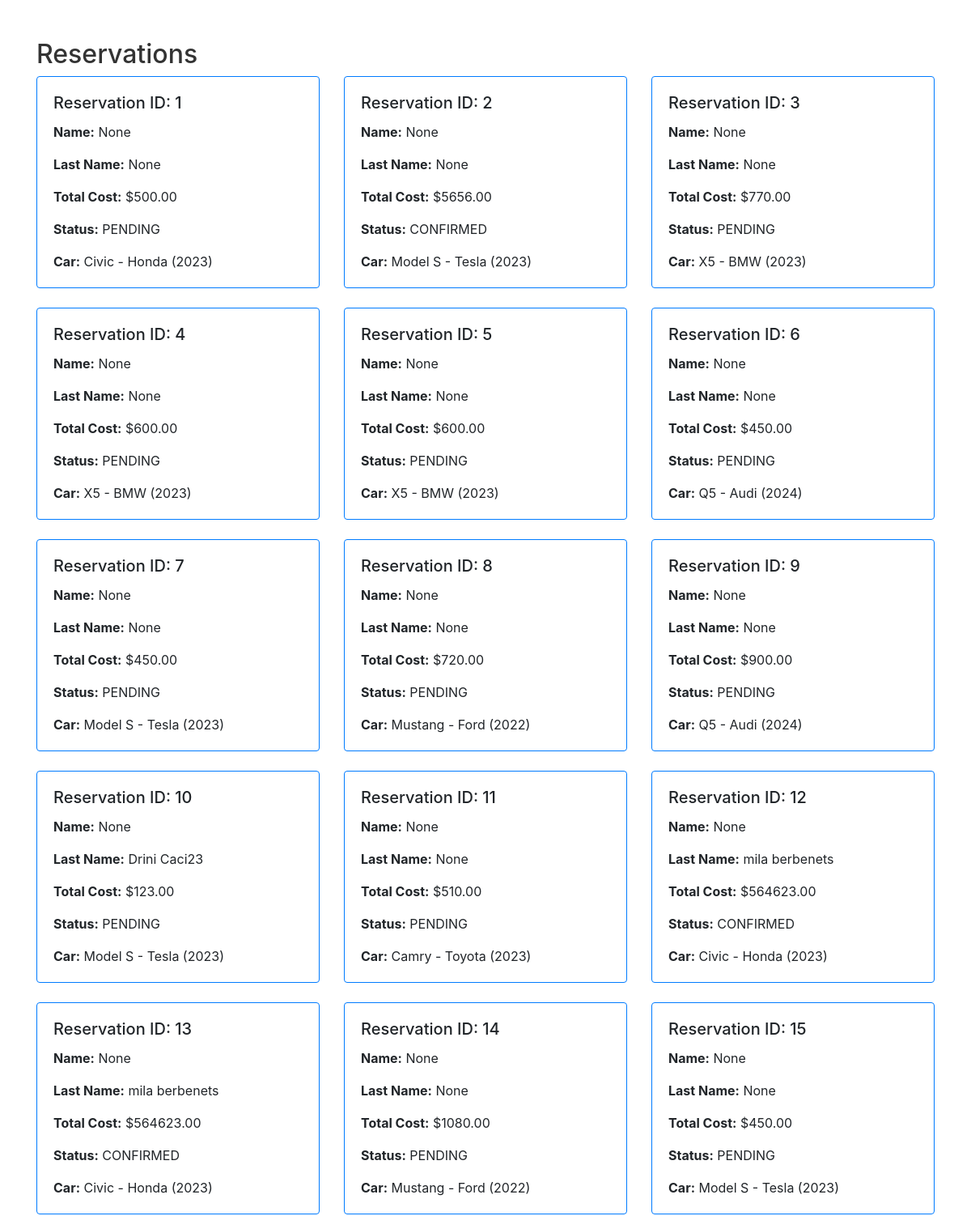
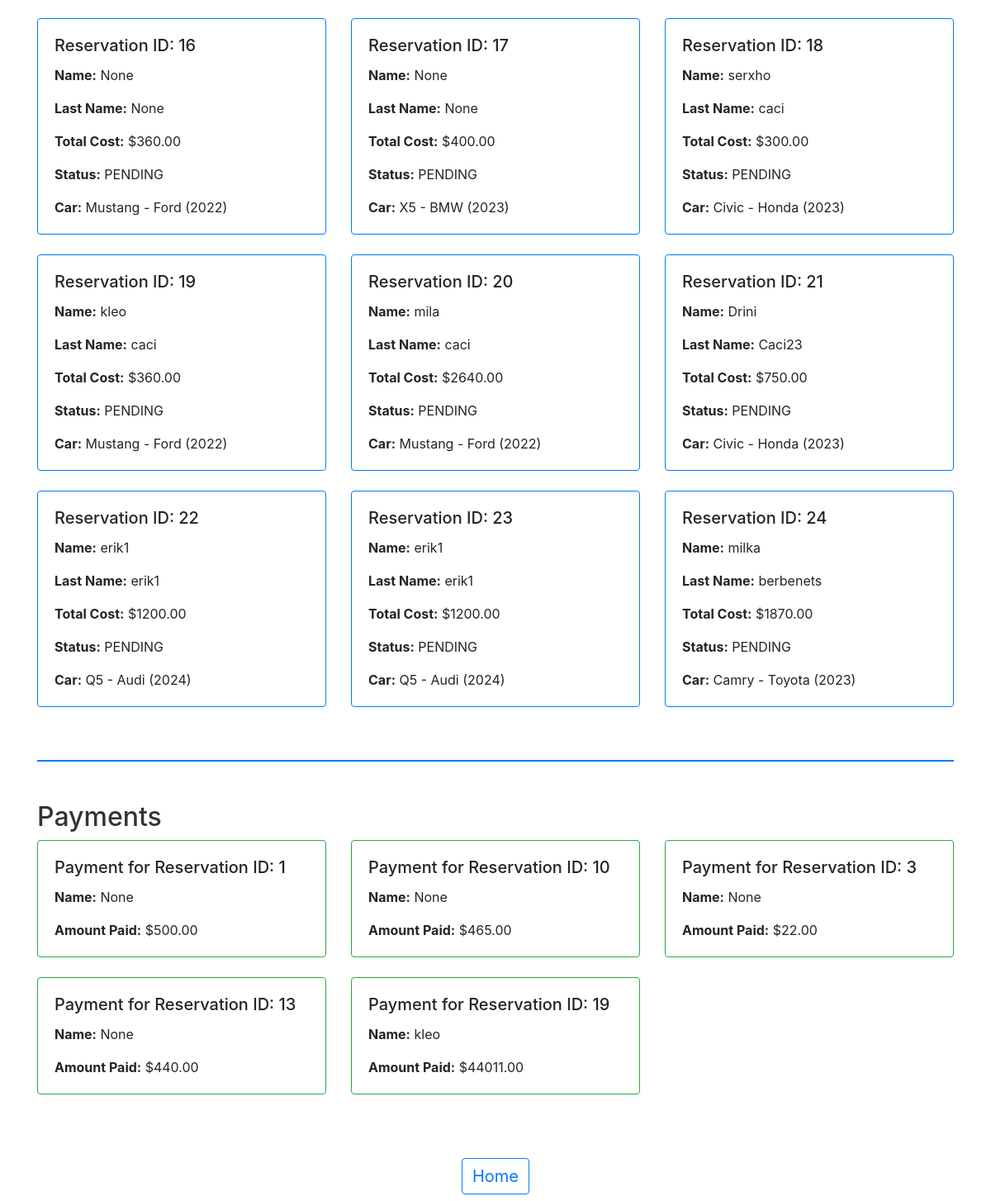
Screenshot of /rezervime/ (signed in) with the database file from the repository (2 pictures, top to bottom).
### qera/models.py (models this page shows, shortened)
class Reservation(models.Model):
    STATUS_CHOICES = [
        ('PENDING', 'Pending'),
        ('CONFIRMED', 'Confirmed'),
        ('CANCELLED', 'Cancelled'),
    ]
    name = models.CharField(max_length=250, null=True)
    last_name = models.CharField(max_length=250, null=True)
    car = models.ForeignKey(Car, on_delete=models.CASCADE)
    pickup_date = models.DateTimeField()
    return_date = models.DateTimeField()
    status = models.CharField(max_length=10, choices=STATUS_CHOICES, default='PENDING')
    total_cost = models.DecimalField(max_digits=10, decimal_places=2, editable=False)

class Car(models.Model):
    name = models.CharField(max_length=100)
    brand = models.CharField(max_length=50)
    model = models.CharField(max_length=50)
    year = models.IntegerField()
    rental_price = models.DecimalField(max_digits=10, decimal_places=2)
    availability_status = models.BooleanField(default=True)  # True means available for rent
    image = models.ImageField(upload_to='cars/', null=True, blank=True)
    def __str__(self):
        return f"{self.name} - {self.brand} ({self.year})"

class Payment(models.Model):
    PAYMENT_STATUS_CHOICES = [
        ('PENDING', 'Pending'),
        ('COMPLETED', 'Completed'),
        ('FAILED', 'Failed'),
    ]
    reservation = models.OneToOneField(Reservation, on_delete=models.CASCADE)
    amount = models.DecimalField(max_digits=10, decimal_places=2)
    payment_date = models.DateTimeField(auto_now_add=True)
    payment_status = models.CharField(max_length=10, choices=PAYMENT_STATUS_CHOICES, default='PENDING')

### qera/views.py (the view)
# urls.py: path('rezervime/', views.rezervime, name='reervime'),
@user_passes_test(lambda u: u.is_staff, login_url='qera:home')
def rezervime(request):
    rezervime = Reservation.objects.all()
    payment = Payment.objects.all()
    context = {'rezervime': rezervime, 'payment': payment}
    return render(request, 'qera/rezervime.html', context)

### qera/templates/qera/rezervime.html (shortened to what this page needs)
<!DOCTYPE html>
<html lang="en">
<head>
    <link rel="stylesheet" href="https://stackpath.bootstrapcdn.com/bootstrap/4.5.2/css/bootstrap.min.css">
</head>
<body>
    <div class="container mt-5">
        <section class="mt-5">
            <h2>Reservations</h2>
            {% if rezervime %}
                <div class="row">
                    {% for item in rezervime %}
                        <div class="col-md-4 mb-4">
                            <div class="card border-primary">
                                <div class="card-body">
                                    <h5 class="card-title">Reservation ID: {{ item.id }}</h5>
                                    <p class="card-text"><strong>Name:</strong> {{ item.name }}</p>
                                    <p class="card-text"><strong>Last Name:</strong> {{ item.last_name }}</p>
                                    <p class="card-text"><strong>Total Cost:</strong> ${{ item.total_cost }}</p>
                                    <p class="card-text"><strong>Status:</strong> {{ item.status }}</p>
                                    <p class="card-text"><strong>Car:</strong> {{ item.car }}</p>
                                </div>
                            </div>
                        </div>
                    {% endfor %}
                </div>
            {% else %}
                <div class="alert alert-warning" role="alert">
                    No reservations found.
                </div>
            {% endif %}
        </section>
        <hr>
        <section class="mt-5">
            <h2>Payments</h2>
            {% if payment %}
                <div class="row">
                    {% for item in payment %}
                        <div class="col-md-4 mb-4">
                            <div class="card border-success">
                                <div class="card-body">
                                    <h5 class="card-title">Payment for Reservation ID: {{ item.reservation.id }}</h5>
                                    <p class="card-text"><strong> Name:</strong> {{ item.reservation.name }}</p>
                                    <p class="card-text"><strong>Amount Paid:</strong> ${{ item.amount }}</p>
                                </div>
                            </div>
                        </div>
                    {% endfor %}
                </div>
            {% else %}
                <div class="alert alert-warning" role="alert">
                    No payment records found.
                </div>
            {% endif %}
        </section>
        <div class="mt-5 text-center">
            <h1><a href="{% url 'qera:home' %}" class="btn btn-outline-primary">Home</a></h1>
        </div>
    </div>
</body>
</html>

### qera/templates/qera/rezervime.html (style rules this page uses)
.card.border-primary { border-color: #007bff; }
.card.border-success { border-color: #28a745; }
hr { border-top: 2px solid #007bff; margin: 40px 0; }
h2 { font-size: 2rem; color: #333; }
.btn-outline-primary { border-color: #007bff; color: #007bff; font-size: 1.25rem; }

### rows the page displays
Reservation: id "1", name "None", last_name "None", total_cost "500.00", status "PENDING", car "Civic - Honda (2023)"
Reservation: id "2", name "None", last_name "None", total_cost "5656.00", status "CONFIRMED", car "Model S - Tesla (2023)"
Reservation: id "3", name "None", last_name "None", total_cost "770.00", status "PENDING", car "X5 - BMW (2023)"
Reservation: id "4", name "None", last_name "None", total_cost "600.00", status "PENDING", car "X5 - BMW (2023)"
Reservation: id "5", name "None", last_name "None", total_cost "600.00", status "PENDING", car "X5 - BMW (2023)"
Reservation: id "6", name "None", last_name "None", total_cost "450.00", status "PENDING", car "Q5 - Audi (2024)"
Reservation: id "7", name "None", last_name "None", total_cost "450.00", status "PENDING", car "Model S - Tesla (2023)"
Reservation: id "8", name "None", last_name "None", total_cost "720.00", status "PENDING", car "Mustang - Ford (2022)"
Reservation: id "9", name "None", last_name "None", total_cost "900.00", status "PENDING", car "Q5 - Audi (2024)"
Reservation: id "10", name "None", last_name "Drini Caci23", total_cost "123.00", status "PENDING", car "Model S - Tesla (2023)"
Reservation: id "11", name "None", last_name "None", total_cost "510.00", status "PENDING", car "Camry - Toyota (2023)"
Reservation: id "12", name "None", last_name "mila berbenets", total_cost "564623.00", status "CONFIRMED", car "Civic - Honda (2023)"
Reservation: id "13", name "None", last_name "mila berbenets", total_cost "564623.00", status "CONFIRMED", car "Civic - Honda (2023)"
Reservation: id "14", name "None", last_name "None", total_cost "1080.00", status "PENDING", car "Mustang - Ford (2022)"
Reservation: id "15", name "None", last_name "None", total_cost "450.00", status "PENDING", car "Model S - Tesla (2023)"
Reservation: id "16", name "None", last_name "None", total_cost "360.00", status "PENDING", car "Mustang - Ford (2022)"
Reservation: id "17", name "None", last_name "None", total_cost "400.00", status "PENDING", car "X5 - BMW (2023)"
Reservation: id "18", name "serxho", last_name "caci", total_cost "300.00", status "PENDING", car "Civic - Honda (2023)"
Reservation: id "19", name "kleo", last_name "caci", total_cost "360.00", status "PENDING", car "Mustang - Ford (2022)"
Reservation: id "20", name "mila", last_name "caci", total_cost "2640.00", status "PENDING", car "Mustang - Ford (2022)"
Reservation: id "21", name "Drini", last_name "Caci23", total_cost "750.00", status "PENDING", car "Civic - Honda (2023)"
Reservation: id "22", name "erik1", last_name "erik1", total_cost "1200.00", status "PENDING", car "Q5 - Audi (2024)"
Reservation: id "23", name "erik1", last_name "erik1", total_cost "1200.00", status "PENDING", car "Q5 - Audi (2024)"
Reservation: id "24", name "milka", last_name "berbenets", total_cost "1870.00", status "PENDING", car "Camry - Toyota (2023)"
Payment: reservation.id "1", reservation.name "None", amount "500.00"
Payment: reservation.id "10", reservation.name "None", amount "465.00"
Payment: reservation.id "3", reservation.name "None", amount "22.00"
Payment: reservation.id "13", reservation.name "None", amount "440.00"
Payment: reservation.id "19", reservation.name "kleo", amount "44011.00"
